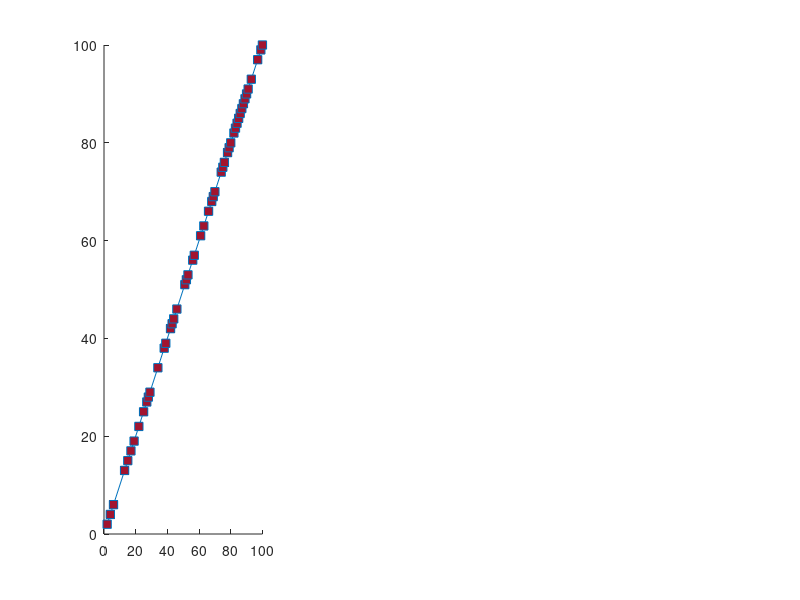

The MATLAB source for this figure: (Note: this script raises an error after producing the figure.)
%-------------------------------------------------------------------------------
% plot_FD_examples: fractal dimension (FD) estimate for 3 x 2D signals.
%                         (Figure 2 in [1])
%
% Syntax: plot_FD_examples()
% 
% Inputs: 
%     none
% 
% Outputs: 
%     none
% 
% Example:
%         plot_FD_examples;
% 
% 
% [1] JM O'Toole, EM Dempsey, D Van Laere, “Nonstationary coupling between heart rate and
% perfusion index in extremely preterm infants over the first day of life”, in
% preparation, 2020.


% John M. O' Toole, University College Cork
% Started: 06-06-2018
%
% last update: Time-stamp: <2020-09-10 14:11:52 (otoolej)>
%-------------------------------------------------------------------------------
function [] = plot_FD_examples()


%---------------------------------------------------------------------
% 1. generate the signals
%---------------------------------------------------------------------
N = 50; 
sig_types = {'line', '2D_CGN', '2D_WGN'};
L = length(sig_types);
kmax = 6;

x = zeros(L, N); 
y = zeros(L, N);
for n = 1:L
    [x(n, :), y(n, :)] = nonuniform_sampling(N, sig_types{n});
end


%---------------------------------------------------------------------
% 2. plot the signals and estimate the fractal dimension
%---------------------------------------------------------------------

% set up the figure:
figure(28); clf; hold all;
pp = get(gcf, 'position');
set(gcf, 'position', [pp(1:2) 700  200]);

% colours and fonts:
lc = lines(8);
fill_col = lc(7, :);
edge_col = lc(1, :);
FONT_NAME = 'helvetica';
FONT_SIZE = 10;

D = zeros(1, L);
for n = 1:L
    % plot the 2D data:
    hx(n) = subplot(1, 3, n); hold all;
    hl(n) = plot(x(n, :), y(n, :), '-s');
    set(hl(n), 'markerfacecolor', fill_col, 'color', edge_col); 
    hx(n).XAxis.Visible = 'off';
    hx(n).YAxis.Visible = 'off';    
    
    % estimate the FD:
    D(n) = fd_curves(x(n, :), y(n, :), kmax, 0); 
end


%---------------------------------------------------------------------
% 3. place FD on plots:
%---------------------------------------------------------------------
xs = [0 133 133 * 2]; ys = [106 -30];
txy = [xs(1) ys(1); xs(2) ys(1); xs(3) ys(1)];
for n = 1:L
    ht(n) = text(hx(1), txy(n, 1), txy(n, 2), ['D=' sprintf('%.1f', D(n))], ...
                 'fontname', FONT_NAME, 'fontsize', FONT_SIZE);
end


%---------------------------------------------------------------------
% for docker testing
%---------------------------------------------------------------------
PRINT_PNG = 1;
if(PRINT_PNG)
    print('./pics/docker_tests/FD_examples.png', '-dpng');
end





function [x, y] = nonuniform_sampling(N, type)
%---------------------------------------------------------------------
% 2D signals with non-uniform sampling
%---------------------------------------------------------------------
N_over = 2 * N;

switch type
  case 'line'
    x = 1:N_over; y = 1:N_over;
    
    x = datasample(x, N, 'Replace', false);
    x = sort(x);
    y = y(x);
    
  case '2D_CGN'
    x = cumsum(randn(1, N)); 
    y = cumsum(randn(1, N));
    
  case '2D_WGN'
    x = rand(1, N); 
    y = rand(1, N);
    
end
